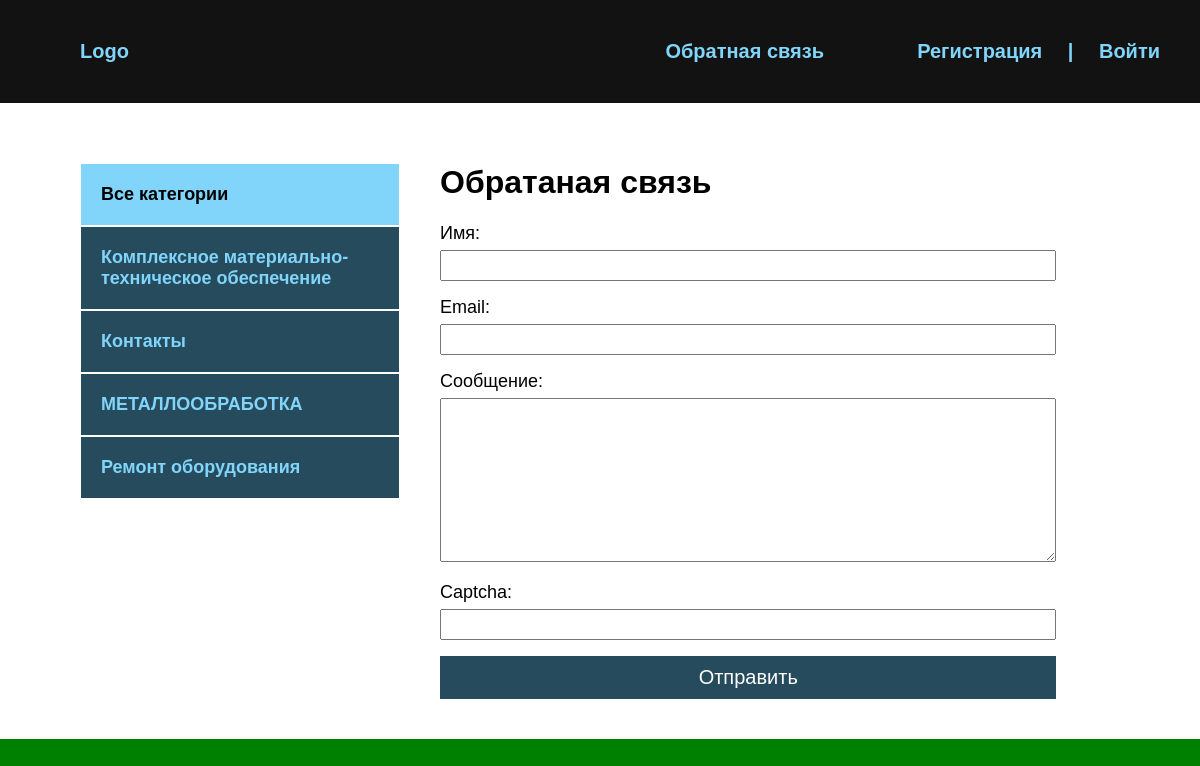
Page /contact/ on the committed database.
### blog/models.py (models this page shows, shortened)
class Category(models.Model):
    name = models.CharField(max_length=255, verbose_name='Категория')
    slug = models.SlugField(max_length=255, unique=True, verbose_name='URL')
    def get_absolute_url(self):
        return reverse('category', kwargs={'cat_slug': self.slug})
    class Meta:
        verbose_name = "Категорию"
        verbose_name_plural = "Категории"

### blog/views.py (the view, shortened to what this page needs)
# urls.py: path('contact/', ContactFormView.as_view(), name='contact'),
class ContactFormView(DataMixin, FormView):
    form_class = ContactForm
    template_name = 'blog/contact.html'
    success_url = reverse_lazy('index')
    def get_context_data(self, *, object_list=None, **kwargs):
        context = super().get_context_data(**kwargs)
        c_def = self.get_user_context(title='Обратаная связь')
        return dict(list(context.items()) + list(c_def.items()))

### blog/forms.py
class ContactForm(forms.Form):
    name = forms.CharField(label='Имя', max_length=255)
    email = forms.EmailField(label='Email')
    content = forms.CharField(label='Сообщение', widget=forms.Textarea(attrs={'cols': 60, 'rows': 10}))
    captcha = CaptchaField()

### blog/utils.py (called while the page is built)
    def get_user_context(self, **kwargs):
        context = kwargs
        cats = Category.objects.annotate(Count('blog'))
        user_menu = menu.copy()
        if not self.request.user.is_authenticated:
            user_menu.pop(0)
        context['menu'] = user_menu
        context['cats'] = cats
        if 'cat_selected' not in context:
            context['cat_selected'] = 0
        return context

### blog/templates/blog/contact.html (shortened to what this page needs)
{% extends 'blog/base.html' %}
{% block content %}
<h1>{{ title }}</h1>
<form method="post">
    {{ form.as_p }}
  <button>Отправить</button>
</form>
{% endblock %}

### blog/templates/blog/base.html (shortened to what this page needs)
<!DOCTYPE html>
{% load blog_tags %}
{% load static %}
<html lang="en">
<head>
    <link rel="stylesheet" href="{% static 'css/style.css' %}">
</head>
<body>
    <div class="header">
        <div class="wrap">
          <ul class="mainmenu">
              <li class="logo"><a href="{% url 'index' %}">Logo</a></li>
              {% for m in menu %}
              <li class="last"><a href="{% url m.url_name %}">{{ m.title }}</a></li>
              {% endfor %}
              {% if request.user.is_authenticated %}
              <li class="last">{{ user.username }} | <a href="{% url 'logout' %}">Выйти</a></li>
              {% else %}
              <li class="last"><a href="{% url 'register' %}">Регистрация</a> | <a href="{% url 'login' %}">Войти</a></li>
              {% endif %}
          </ul>
        </div>
    </div>
    <div class="content">
        <div class="wrap">
          <div class="sidebar">
                <ul>
                    {% if cat_selected == 0 %}
                    <li class="selected">Все категории</li>
                    {% else %}
                    <li><a href="{% url 'index' %}">Все категории</a></li>
                    {% endif %}
                    {% for c in cats %}
                        {% if c.blog__count > 0 %}
                            {% if c.pk == cat_selected %}
                            <li class="selected">{{ c.name }}</li>
                            {% else %}
                            <li><a href="{{ c.get_absolute_url }}">{{ c.name }}</a></li>
                            {% endif %}
                        {% endif %}
                    {% endfor %}
                </ul>
          </div>
          <div class="main">
              {% block content %}
              {% endblock %}
          </div>
        </div>
    </div>
</body>

### blog/static/css/style.css (style rules this page uses)
body { margin: 0; padding: 0; background: green; font-family: Verdana, Geneva, Tahoma, sans-serif; }
.wrap { max-width: 1200px; margin: 0 auto; }
.content .wrap { background: #FFF; padding: 40px; box-sizing: border-box; display: flex; }
ul { list-style: none; }
a { color: #81d4fa; text-decoration: none; padding: 20px; }
.header { background: #121212; padding: 20px; }
.mainmenu { display: flex; align-items: center; font-size: 20px; font-weight: bold; justify-content: space-between; }
.logo { flex-basis: 40%; }
.last { flex-basis: 30%; text-align: right; color: #81d4fa; }
.sidebar ul { width: 320px; margin-right: 40px; margin-top: 20px; }
.sidebar a { padding: 20px; display: block; border: 1px solid #FFF; background: #264b5d; font-weight: bold; font-size: 18px; }
.selected { font-size: 18px; padding: 20px; border: 1px solid #FFF; font-weight: bold; background: #81d4fa; }
button { background: #264b5d; color: #FFF; width: 100%; padding: 10px; font-size: 20px; border: none; cursor: pointer; }
form label { font-size: 18px; }
input, textarea { width: 100%; margin-top: 6px; padding: 6px; box-sizing: border-box; }
label { font-size: 20px; }
.last a { display: inline; }

### rows in the picture
Category: name "Комплексное материально-техническое обеспечение"
Category: name "Контакты"
Category: name "МЕТАЛЛООБРАБОТКА"
Category: name "Ремонт оборудования"

### other values in the picture
{{ m.title }} "Обратная связь"
{{ title }} "Обратаная связь"
